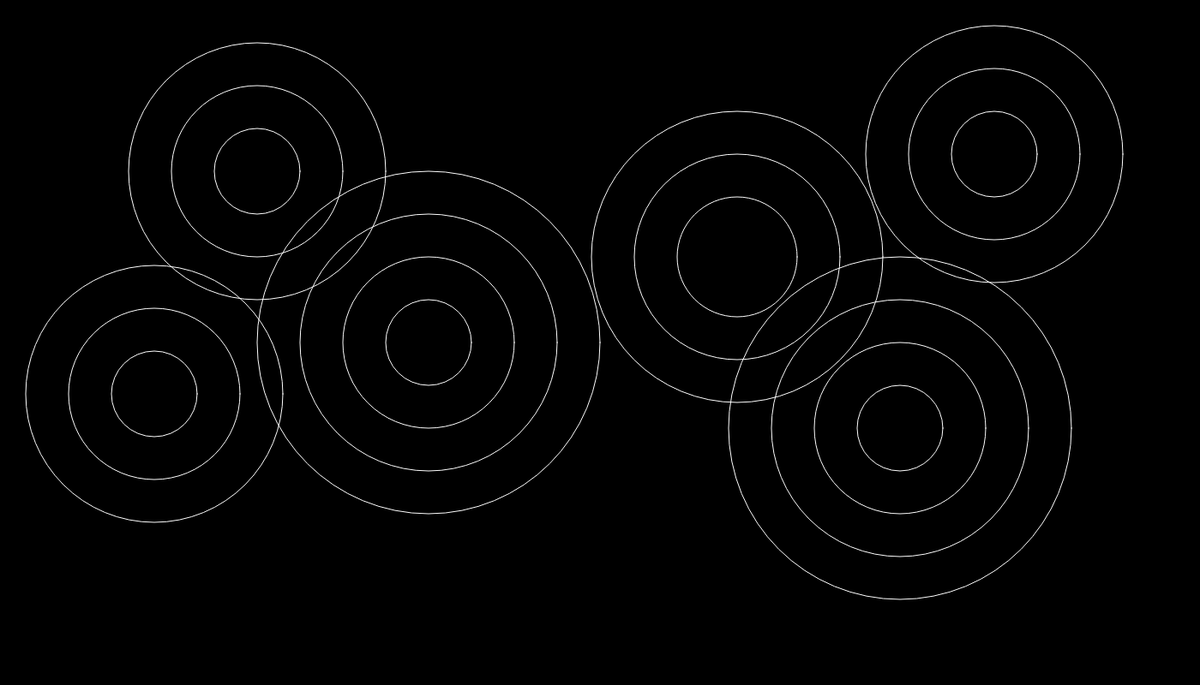
Frame 1 (no input)
Frame 60 (no input): identical to frame 1, image omitted
Frame 120 (the mouse pressed at the canvas centre since frame 60): identical to frame 1, image omitted

The p5.js sketch that drew this single still picture (run headless with seeded random() and noise() and a simulated clock; from frame 60 on, the mouse is pressed at the canvas centre):

// p5.js sketch
// ── sketch.js




function setup(){
 cnv = createCanvas(1400,800);
 
}

function draw() {
    background(0)
 
    stroke(255);
    noFill();
    ellipse(300, 200, 300, 300);
    ellipse(300, 200, 200, 200);
    ellipse(300, 200, 100, 100);

    ellipse(500, 400, 400, 400);
    ellipse(500, 400, 300, 300);
    ellipse(500, 400, 200, 200);
    ellipse(500, 400, 100, 100);

    ellipse(860, 300, 340, 340);
    ellipse(860, 300, 240, 240);
    ellipse(860, 300, 140, 140);

    ellipse(1050, 500, 400, 400);
    ellipse(1050, 500, 300, 300);
    ellipse(1050, 500, 200, 200);
    ellipse(1050, 500, 100, 100);

    ellipse(1160, 180, 300, 300);
    ellipse(1160, 180, 200, 200);
    ellipse(1160, 180, 100, 100);

    ellipse(180, 460, 300, 300);
    ellipse(180, 460, 200, 200);
    ellipse(180, 460, 100, 100);
   
}
